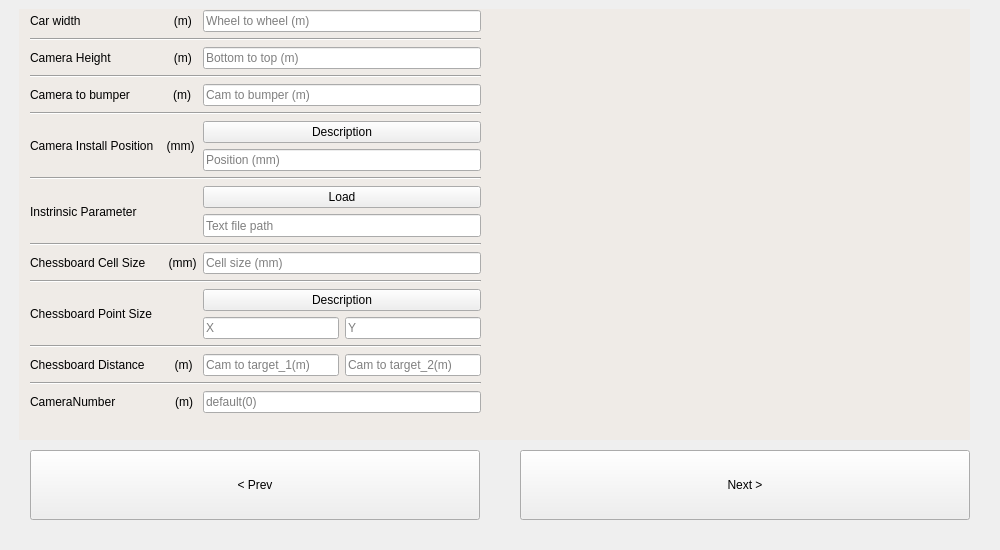
<?xml version="1.0" encoding="UTF-8"?>
<ui version="4.0">
 <class>ParameterInput</class>
 <widget class="QWidget" name="ParameterInput">
  <property name="geometry">
   <rect>
    <x>0</x>
    <y>0</y>
    <width>1000</width>
    <height>550</height>
   </rect>
  </property>
  <property name="windowTitle">
   <string>ParameterInput</string>
  </property>
  <widget class="QPushButton" name="pushButton_Prev">
   <property name="geometry">
    <rect>
     <x>30</x>
     <y>450</y>
     <width>450</width>
     <height>70</height>
    </rect>
   </property>
   <property name="focusPolicy">
    <enum>Qt::StrongFocus</enum>
   </property>
   <property name="text">
    <string>&lt; Prev</string>
   </property>
  </widget>
  <widget class="QPushButton" name="pushButton_Next">
   <property name="geometry">
    <rect>
     <x>520</x>
     <y>450</y>
     <width>450</width>
     <height>70</height>
    </rect>
   </property>
   <property name="focusPolicy">
    <enum>Qt::StrongFocus</enum>
   </property>
   <property name="text">
    <string>Next &gt;</string>
   </property>
  </widget>
  <widget class="QWidget" name="layoutWidget">
   <property name="geometry">
    <rect>
     <x>30</x>
     <y>10</y>
     <width>451</width>
     <height>421</height>
    </rect>
   </property>
   <layout class="QGridLayout" name="gridLayout">
    <item row="14" column="0" rowspan="2">
     <widget class="QLabel" name="label_5">
      <property name="text">
       <string>Chessboard Point Size</string>
      </property>
     </widget>
    </item>
    <item row="14" column="1" colspan="2">
     <widget class="QPushButton" name="pushButton_ChessboardPointSizeDescription">
      <property name="focusPolicy">
       <enum>Qt::NoFocus</enum>
      </property>
      <property name="text">
       <string>Description</string>
      </property>
     </widget>
    </item>
    <item row="3" column="0" colspan="3">
     <widget class="Line" name="line_7">
      <property name="orientation">
       <enum>Qt::Horizontal</enum>
      </property>
     </widget>
    </item>
    <item row="12" column="1" colspan="2">
     <widget class="QLineEdit" name="lineEdit_ChessboardCellSize">
      <property name="text">
       <string/>
      </property>
      <property name="placeholderText">
       <string notr="true">Cell size (mm)</string>
      </property>
     </widget>
    </item>
    <item row="0" column="0">
     <widget class="QLabel" name="label_9">
      <property name="text">
       <string>Car width                            (m)</string>
      </property>
     </widget>
    </item>
    <item row="10" column="1" colspan="2">
     <widget class="QLineEdit" name="lineEdit_FileName">
      <property name="minimumSize">
       <size>
        <width>119</width>
        <height>23</height>
       </size>
      </property>
      <property name="focusPolicy">
       <enum>Qt::NoFocus</enum>
      </property>
      <property name="toolTip">
       <string>&lt;html&gt;&lt;head/&gt;&lt;body&gt;&lt;p&gt;&lt;br/&gt;&lt;/p&gt;&lt;/body&gt;&lt;/html&gt;</string>
      </property>
      <property name="text">
       <string/>
      </property>
      <property name="placeholderText">
       <string notr="true">Text file path</string>
      </property>
     </widget>
    </item>
    <item row="9" column="1" colspan="2">
     <widget class="QPushButton" name="pushButton_Load">
      <property name="focusPolicy">
       <enum>Qt::NoFocus</enum>
      </property>
      <property name="text">
       <string>Load</string>
      </property>
     </widget>
    </item>
    <item row="9" column="0" rowspan="2">
     <widget class="QLabel" name="label_7">
      <property name="text">
       <string>Instrinsic Parameter</string>
      </property>
     </widget>
    </item>
    <item row="0" column="1" colspan="2">
     <widget class="QLineEdit" name="lineEdit_CarWidth">
      <property name="text">
       <string/>
      </property>
      <property name="placeholderText">
       <string notr="true">Wheel to wheel (m)</string>
      </property>
      <property name="clearButtonEnabled">
       <bool>false</bool>
      </property>
     </widget>
    </item>
    <item row="4" column="1" colspan="2">
     <widget class="QLineEdit" name="lineEdit_CameraToBumper">
      <property name="text">
       <string/>
      </property>
      <property name="placeholderText">
       <string notr="true">Cam to bumper (m)</string>
      </property>
     </widget>
    </item>
    <item row="2" column="0">
     <widget class="QLabel" name="label_2">
      <property name="text">
       <string>Camera Height                   (m)</string>
      </property>
     </widget>
    </item>
    <item row="12" column="0">
     <widget class="QLabel" name="label_4">
      <property name="text">
       <string>Chessboard Cell Size       (mm)</string>
      </property>
     </widget>
    </item>
    <item row="2" column="1" colspan="2">
     <widget class="QLineEdit" name="lineEdit_CarHeight">
      <property name="text">
       <string/>
      </property>
      <property name="placeholderText">
       <string notr="true">Bottom to top (m)</string>
      </property>
     </widget>
    </item>
    <item row="4" column="0">
     <widget class="QLabel" name="label_3">
      <property name="text">
       <string>Camera to bumper             (m)</string>
      </property>
     </widget>
    </item>
    <item row="19" column="0">
     <widget class="QLabel" name="label_10">
      <property name="text">
       <string>CameraNumber                  (m)</string>
      </property>
     </widget>
    </item>
    <item row="19" column="1" colspan="2">
     <widget class="QLineEdit" name="lineEdit_CameraNumber">
      <property name="text">
       <string/>
      </property>
      <property name="placeholderText">
       <string notr="true">default(0)</string>
      </property>
     </widget>
    </item>
    <item row="13" column="0" colspan="3">
     <widget class="Line" name="line_4">
      <property name="orientation">
       <enum>Qt::Horizontal</enum>
      </property>
     </widget>
    </item>
    <item row="6" column="0" rowspan="2">
     <widget class="QLabel" name="label_6">
      <property name="text">
       <string>Camera Install Position    (mm)</string>
      </property>
     </widget>
    </item>
    <item row="11" column="0" colspan="3">
     <widget class="Line" name="line_3">
      <property name="orientation">
       <enum>Qt::Horizontal</enum>
      </property>
     </widget>
    </item>
    <item row="6" column="1" colspan="2">
     <widget class="QPushButton" name="pushButton_CameraInstallDescription">
      <property name="focusPolicy">
       <enum>Qt::NoFocus</enum>
      </property>
      <property name="text">
       <string>Description</string>
      </property>
     </widget>
    </item>
    <item row="7" column="1" colspan="2">
     <widget class="QLineEdit" name="lineEdit_CameraInstallPosition">
      <property name="focusPolicy">
       <enum>Qt::NoFocus</enum>
      </property>
      <property name="text">
       <string/>
      </property>
      <property name="placeholderText">
       <string notr="true">Position (mm)</string>
      </property>
     </widget>
    </item>
    <item row="8" column="0" colspan="3">
     <widget class="Line" name="line_2">
      <property name="orientation">
       <enum>Qt::Horizontal</enum>
      </property>
     </widget>
    </item>
    <item row="18" column="0" colspan="3">
     <widget class="Line" name="line_6">
      <property name="orientation">
       <enum>Qt::Horizontal</enum>
      </property>
     </widget>
    </item>
    <item row="5" column="0" colspan="3">
     <widget class="Line" name="line">
      <property name="orientation">
       <enum>Qt::Horizontal</enum>
      </property>
     </widget>
    </item>
    <item row="16" column="0" colspan="3">
     <widget class="Line" name="line_5">
      <property name="orientation">
       <enum>Qt::Horizontal</enum>
      </property>
     </widget>
    </item>
    <item row="17" column="0">
     <widget class="QLabel" name="label_8">
      <property name="text">
       <string>Chessboard Distance         (m)</string>
      </property>
     </widget>
    </item>
    <item row="17" column="1">
     <widget class="QLineEdit" name="lineEdit_CarToChessboard_1">
      <property name="text">
       <string/>
      </property>
      <property name="placeholderText">
       <string notr="true">Cam to target_1(m)</string>
      </property>
     </widget>
    </item>
    <item row="17" column="2">
     <widget class="QLineEdit" name="lineEdit_CarToChessboard_2">
      <property name="text">
       <string/>
      </property>
      <property name="placeholderText">
       <string notr="true">Cam to target_2(m)</string>
      </property>
     </widget>
    </item>
    <item row="15" column="1">
     <widget class="QLineEdit" name="lineEdit_ChessboardSizeX">
      <property name="text">
       <string/>
      </property>
      <property name="placeholderText">
       <string notr="true">X</string>
      </property>
     </widget>
    </item>
    <item row="15" column="2">
     <widget class="QLineEdit" name="lineEdit_ChessboardSizeY">
      <property name="text">
       <string/>
      </property>
      <property name="placeholderText">
       <string notr="true">Y</string>
      </property>
     </widget>
    </item>
    <item row="1" column="0" colspan="3">
     <widget class="Line" name="line_8">
      <property name="orientation">
       <enum>Qt::Horizontal</enum>
      </property>
     </widget>
    </item>
   </layout>
  </widget>
  <widget class="QLabel" name="Background">
   <property name="geometry">
    <rect>
     <x>19</x>
     <y>9</y>
     <width>951</width>
     <height>431</height>
    </rect>
   </property>
   <property name="styleSheet">
    <string notr="true">background-color: rgb(239, 235, 231);</string>
   </property>
   <property name="text">
    <string/>
   </property>
  </widget>
  <widget class="QLabel" name="image_1">
   <property name="enabled">
    <bool>true</bool>
   </property>
   <property name="geometry">
    <rect>
     <x>520</x>
     <y>20</y>
     <width>450</width>
     <height>240</height>
    </rect>
   </property>
   <property name="styleSheet">
    <string notr="true"/>
   </property>
   <property name="text">
    <string/>
   </property>
  </widget>
  <widget class="QLabel" name="image_2">
   <property name="geometry">
    <rect>
     <x>520</x>
     <y>269</y>
     <width>450</width>
     <height>173</height>
    </rect>
   </property>
   <property name="styleSheet">
    <string notr="true"/>
   </property>
   <property name="text">
    <string/>
   </property>
  </widget>
  <zorder>Background</zorder>
  <zorder>pushButton_Prev</zorder>
  <zorder>pushButton_Next</zorder>
  <zorder>layoutWidget</zorder>
  <zorder>image_1</zorder>
  <zorder>image_2</zorder>
 </widget>
 <tabstops>
  <tabstop>lineEdit_CarWidth</tabstop>
  <tabstop>lineEdit_CarHeight</tabstop>
  <tabstop>lineEdit_CameraToBumper</tabstop>
  <tabstop>lineEdit_ChessboardCellSize</tabstop>
  <tabstop>lineEdit_ChessboardSizeX</tabstop>
  <tabstop>lineEdit_ChessboardSizeY</tabstop>
  <tabstop>lineEdit_CarToChessboard_1</tabstop>
  <tabstop>lineEdit_CarToChessboard_2</tabstop>
  <tabstop>lineEdit_CameraNumber</tabstop>
  <tabstop>pushButton_Prev</tabstop>
  <tabstop>pushButton_Next</tabstop>
  <tabstop>lineEdit_CameraInstallPosition</tabstop>
  <tabstop>pushButton_Load</tabstop>
  <tabstop>pushButton_ChessboardPointSizeDescription</tabstop>
  <tabstop>lineEdit_FileName</tabstop>
  <tabstop>pushButton_CameraInstallDescription</tabstop>
 </tabstops>
 <resources/>
 <connections/>
</ui>
